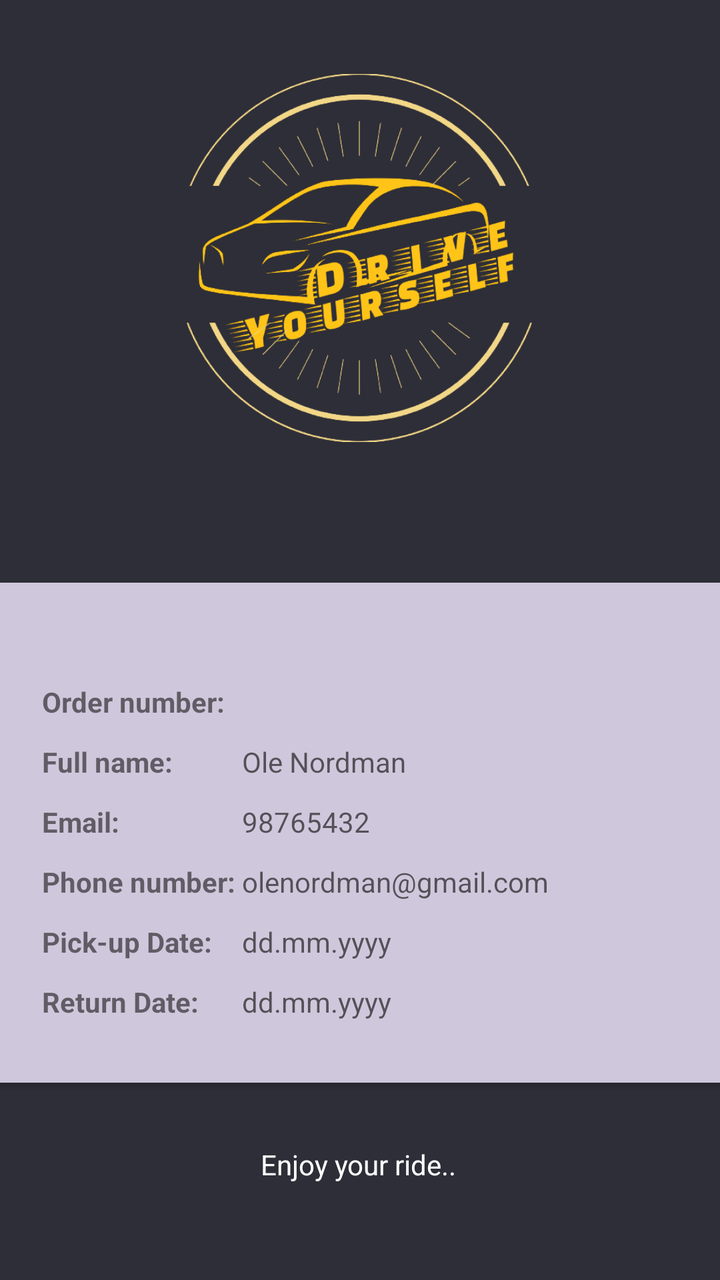
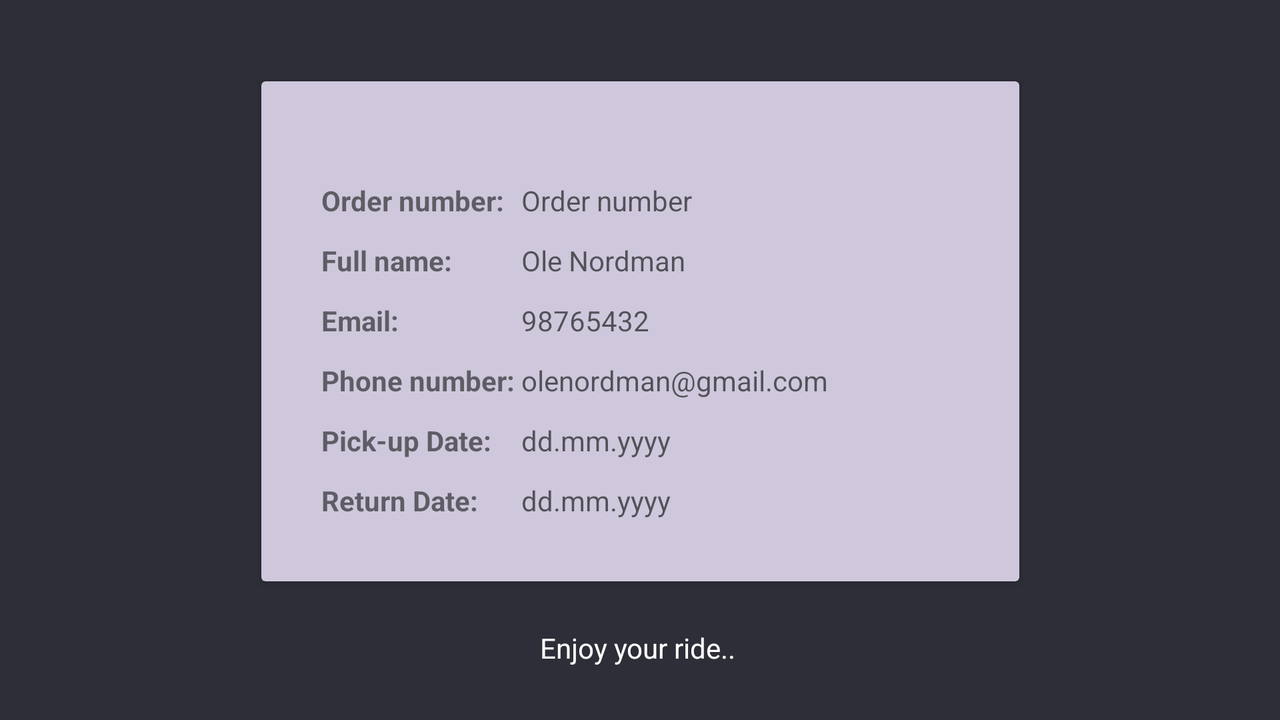

First picture: res/layout/ on a phone held upright. Second picture: the repository's own variant of that layout, on a device whose configuration matches the variant's folder. Source for both follows.
<!-- AndroidManifest.xml: application theme Theme.Group11 -->
<!-- res/layout/activity_order_information.xml -->
<?xml version="1.0" encoding="utf-8"?>
<androidx.constraintlayout.widget.ConstraintLayout xmlns:android="http://schemas.android.com/apk/res/android"
    xmlns:app="http://schemas.android.com/apk/res-auto"
    xmlns:tools="http://schemas.android.com/tools"
    android:layout_width="match_parent"
    android:layout_height="match_parent"
    android:background="@color/Jamal_700_Primary"
    tools:context=".OrderInformation">

    <androidx.cardview.widget.CardView
        android:id="@+id/order_information"
        android:layout_width="379dp"
        android:layout_height="250dp"
        app:cardBackgroundColor="#CFC8DC"
        app:layout_constraintBottom_toBottomOf="parent"
        app:layout_constraintEnd_toEndOf="parent"
        app:layout_constraintStart_toStartOf="parent"
        app:layout_constraintTop_toTopOf="parent"
        app:layout_constraintVertical_bias="0.747">

        <TextView
            android:id="@+id/emailbook"
            android:layout_width="wrap_content"
            android:layout_height="29dp"
            android:layout_marginLeft="130dp"
            android:layout_marginTop="140dp"
            android:hint="olenordman@gmail.com" />


             <TextView
            android:id="@+id/emailbooklabel"
            android:layout_width="144dp"
            android:layout_height="29dp"
            android:layout_marginLeft="30dp"
            android:layout_marginTop="110dp"
            android:text="Email:"
            android:textStyle="bold" />



        <TextView
            android:id="@+id/ordernummer"
            android:layout_width="144dp"
            android:layout_height="29dp"
            android:layout_marginLeft="130dp"
            android:layout_marginTop="50dp"
             />

        <TextView
            android:id="@+id/ordernummerlabel"
            android:layout_width="144dp"
            android:layout_height="29dp"
            android:layout_marginLeft="30dp"
            android:layout_marginTop="50dp"
            android:text="Order number:"
            android:textStyle="bold" />

        <TextView
            android:id="@+id/fullnamebook"
            android:layout_width="144dp"
            android:layout_height="29dp"
            android:layout_marginLeft="130dp"
            android:layout_marginTop="80dp"
            android:hint="Ole Nordman" />

        <TextView
            android:id="@+id/fullnamebooklabel"
            android:layout_width="144dp"
            android:layout_height="29dp"
            android:layout_marginLeft="30dp"
            android:layout_marginTop="80dp"
            android:text="Full name:"
            android:textStyle="bold" />

        <TextView
            android:id="@+id/phonebook"
            android:layout_width="144dp"
            android:layout_height="29dp"
            android:layout_marginLeft="130dp"
            android:layout_marginTop="110dp"
            android:hint="98765432" />

        <TextView
            android:id="@+id/phonebooklabel"
            android:layout_width="144dp"
            android:layout_height="29dp"
            android:layout_marginLeft="30dp"
            android:layout_marginTop="140dp"
            android:text="Phone number:"
            android:textStyle="bold" />

        <TextView
            android:id="@+id/showPickUpDate"
            android:layout_width="fill_parent"
            android:layout_height="29dp"
            android:layout_marginLeft="130dp"
            android:layout_marginTop="170dp"
            android:hint="dd.mm.yyyy" />

        <TextView
            android:id="@+id/showPickUpDatelabel"
            android:layout_width="144dp"
            android:layout_height="29dp"
            android:layout_marginLeft="30dp"
            android:layout_marginTop="170dp"
            android:text="Pick-up Date:"
            android:textStyle="bold" />

        <TextView
            android:id="@+id/showReturnDate"
            android:layout_width="fill_parent"
            android:layout_height="29dp"
            android:layout_marginLeft="130dp"
            android:layout_marginTop="200dp"
            android:hint="dd.mm.yyyy" />

        <TextView
            android:id="@+id/showReturnDatelabel"
            android:layout_width="144dp"
            android:layout_height="29dp"
            android:layout_marginLeft="30dp"
            android:layout_marginTop="200dp"
            android:text="Return Date:"
            android:textStyle="bold" />

    </androidx.cardview.widget.CardView>

    <ImageView
        android:id="@+id/imageView9"
        android:layout_width="206dp"
        android:layout_height="184dp"
        app:layout_constraintBottom_toBottomOf="parent"
        app:layout_constraintEnd_toEndOf="parent"
        app:layout_constraintHorizontal_bias="0.497"
        app:layout_constraintStart_toStartOf="parent"
        app:layout_constraintTop_toTopOf="parent"
        app:layout_constraintVertical_bias="0.081"
        app:srcCompat="@drawable/full" />

    <TextView
        android:id="@+id/textView3"
        android:layout_width="wrap_content"
        android:layout_height="wrap_content"
        android:text="Enjoy your ride.."
        android:textColor="#FFFFFF"
        app:layout_constraintBottom_toBottomOf="parent"
        app:layout_constraintEnd_toEndOf="parent"
        app:layout_constraintHorizontal_bias="0.498"
        app:layout_constraintStart_toStartOf="parent"
        app:layout_constraintTop_toTopOf="parent"
        app:layout_constraintVertical_bias="0.922" />
</androidx.constraintlayout.widget.ConstraintLayout>
<!-- resources referenced by this layout -->
<resources>
  <color name="Jamal_700_Primary">#2e2e38</color>
  <!-- drawable full: png bitmap (drawable, 122890 bytes) -->
  <style name="Theme.Group11" parent="Theme.MaterialComponents.DayNight.DarkActionBar">
          
          <item name="colorPrimary">@color/Jamal_800_Primary</item>
          <item name="colorPrimaryVariant">@color/Jamal_800_Primary</item>
          <item name="colorOnPrimary">@color/Jamal_800_Primary</item>
          
          <item name="colorSecondary">@color/Jamal_700_Primary</item>
          <item name="colorSecondaryVariant">@color/Jamal_800_Primary</item>
          <item name="colorOnSecondary">@color/black</item>
          
          <item name="android:statusBarColor" tools:targetApi="l">?attr/colorPrimaryVariant</item>
          
      </style>
  <color name="Jamal_800_Primary">#4e4e57</color>
  <color name="black">#FF000000</color>
</resources>
<!-- res/layout-land/activity_order_information.xml (the author's variant of the layout above) -->
<!-- drawn on the phone turned sideways -->
<?xml version="1.0" encoding="utf-8"?>
<androidx.constraintlayout.widget.ConstraintLayout xmlns:android="http://schemas.android.com/apk/res/android"
    xmlns:app="http://schemas.android.com/apk/res-auto"
    xmlns:tools="http://schemas.android.com/tools"
    android:layout_width="match_parent"
    android:layout_height="match_parent"
    android:background="@color/Jamal_700_Primary"
    tools:context=".OrderInformation">

    <androidx.cardview.widget.CardView
        android:id="@+id/order_information"
        android:layout_width="379dp"
        android:layout_height="250dp"
        app:cardBackgroundColor="#CFC8DC"
        app:layout_constraintBottom_toBottomOf="parent"
        app:layout_constraintEnd_toEndOf="parent"
        app:layout_constraintStart_toStartOf="parent"
        app:layout_constraintTop_toTopOf="parent"
        app:layout_constraintVertical_bias="0.37">

        <TextView
            android:id="@+id/emailbook"
            android:layout_width="wrap_content"
            android:layout_height="29dp"
            android:layout_marginLeft="130dp"
            android:layout_marginTop="140dp"
            android:hint="olenordman@gmail.com" />


        <TextView
            android:id="@+id/emailbooklabel"
            android:layout_width="144dp"
            android:layout_height="29dp"
            android:layout_marginLeft="30dp"
            android:layout_marginTop="110dp"
            android:text="Email:"
            android:textStyle="bold" />


        <TextView
            android:id="@+id/ordernummer"
            android:layout_width="144dp"
            android:layout_height="29dp"
            android:layout_marginLeft="130dp"
            android:layout_marginTop="50dp"
            android:hint="Order number" />

        <TextView
            android:id="@+id/ordernummerlabel"
            android:layout_width="144dp"
            android:layout_height="29dp"
            android:layout_marginLeft="30dp"
            android:layout_marginTop="50dp"
            android:text="Order number:"
            android:textStyle="bold" />

        <TextView
            android:id="@+id/fullnamebook"
            android:layout_width="144dp"
            android:layout_height="29dp"
            android:layout_marginLeft="130dp"
            android:layout_marginTop="80dp"
            android:hint="Ole Nordman" />

        <TextView
            android:id="@+id/fullnamebooklabel"
            android:layout_width="144dp"
            android:layout_height="29dp"
            android:layout_marginLeft="30dp"
            android:layout_marginTop="80dp"
            android:text="Full name:"
            android:textStyle="bold" />

        <TextView
            android:id="@+id/phonebook"
            android:layout_width="144dp"
            android:layout_height="29dp"
            android:layout_marginLeft="130dp"
            android:layout_marginTop="110dp"
            android:hint="98765432" />

        <TextView
            android:id="@+id/phonebooklabel"
            android:layout_width="144dp"
            android:layout_height="29dp"
            android:layout_marginLeft="30dp"
            android:layout_marginTop="140dp"
            android:text="Phone number:"
            android:textStyle="bold" />

        <TextView
            android:id="@+id/showPickUpDate"
            android:layout_width="144dp"
            android:layout_height="29dp"
            android:layout_marginLeft="130dp"
            android:layout_marginTop="170dp"
            android:hint="dd.mm.yyyy" />

        <TextView
            android:id="@+id/showPickUpDatelabel"
            android:layout_width="144dp"
            android:layout_height="29dp"
            android:layout_marginLeft="30dp"
            android:layout_marginTop="170dp"
            android:text="Pick-up Date:"
            android:textStyle="bold" />

        <TextView
            android:id="@+id/showReturnDate"
            android:layout_width="144dp"
            android:layout_height="29dp"
            android:layout_marginLeft="130dp"
            android:layout_marginTop="200dp"
            android:hint="dd.mm.yyyy" />

        <TextView
            android:id="@+id/showReturnDatelabel"
            android:layout_width="144dp"
            android:layout_height="29dp"
            android:layout_marginLeft="30dp"
            android:layout_marginTop="200dp"
            android:text="Return Date:"
            android:textStyle="bold" />

    </androidx.cardview.widget.CardView>

    <TextView
        android:id="@+id/textView3"
        android:layout_width="wrap_content"
        android:layout_height="wrap_content"
        android:text="Enjoy your ride.."
        android:textColor="#FFFFFF"
        app:layout_constraintBottom_toBottomOf="parent"
        app:layout_constraintEnd_toEndOf="parent"
        app:layout_constraintHorizontal_bias="0.498"
        app:layout_constraintStart_toStartOf="parent"
        app:layout_constraintTop_toTopOf="parent"
        app:layout_constraintVertical_bias="0.922" />
</androidx.constraintlayout.widget.ConstraintLayout>
<!-- resources referenced by the variant -->
<!-- as the phone turned sideways resolves them -->
<resources>
  <color name="Jamal_700_Primary">#2e2e38</color>
  <style name="Theme.Group11" parent="Theme.MaterialComponents.DayNight.DarkActionBar">
          
          <item name="colorPrimary">@color/Jamal_800_Primary</item>
          <item name="colorPrimaryVariant">@color/Jamal_800_Primary</item>
          <item name="colorOnPrimary">@color/Jamal_800_Primary</item>
          
          <item name="colorSecondary">@color/Jamal_700_Primary</item>
          <item name="colorSecondaryVariant">@color/Jamal_800_Primary</item>
          <item name="colorOnSecondary">@color/black</item>
          
          <item name="android:statusBarColor" tools:targetApi="l">?attr/colorPrimaryVariant</item>
          
      </style>
  <color name="Jamal_800_Primary">#4e4e57</color>
  <color name="black">#FF000000</color>
</resources>
